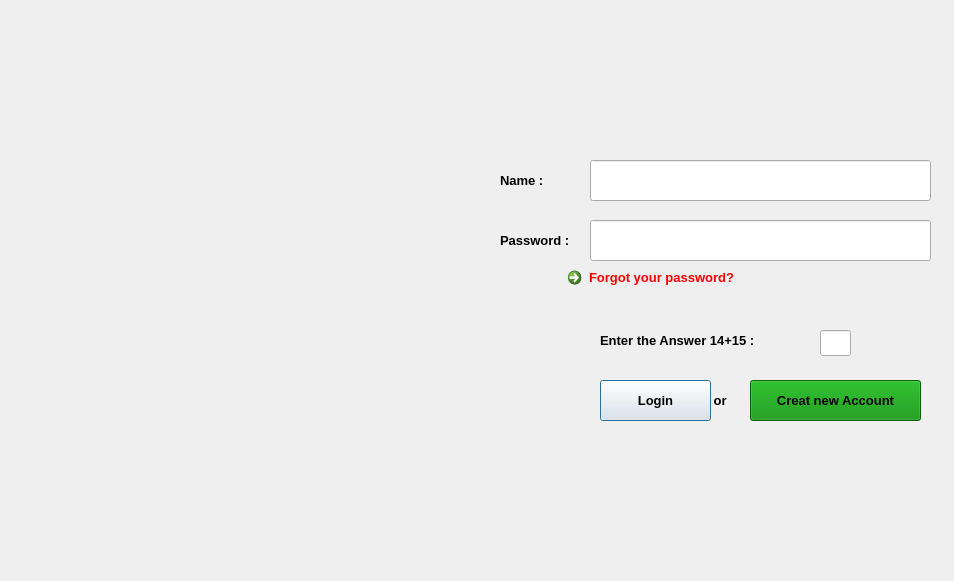
<?xml version="1.0" encoding="UTF-8"?>
<ui version="4.0">
 <class>login</class>
 <widget class="QDialog" name="login">
  <property name="geometry">
   <rect>
    <x>0</x>
    <y>0</y>
    <width>954</width>
    <height>581</height>
   </rect>
  </property>
  <property name="windowTitle">
   <string>Dialog</string>
  </property>
  <property name="styleSheet">
   <string notr="true">background-image: url(:/new/prefix1/login.png);</string>
  </property>
  <widget class="QLineEdit" name="lineEdit_name">
   <property name="geometry">
    <rect>
     <x>590</x>
     <y>160</y>
     <width>341</width>
     <height>41</height>
    </rect>
   </property>
   <property name="font">
    <font>
     <pointsize>10</pointsize>
    </font>
   </property>
   <property name="styleSheet">
    <string notr="true">background-image: url();</string>
   </property>
  </widget>
  <widget class="QLabel" name="label_4">
   <property name="geometry">
    <rect>
     <x>600</x>
     <y>320</y>
     <width>231</width>
     <height>41</height>
    </rect>
   </property>
   <property name="font">
    <font>
     <family>Segoe UI</family>
     <pointsize>10</pointsize>
     <weight>75</weight>
     <bold>true</bold>
    </font>
   </property>
   <property name="styleSheet">
    <string notr="true">background-image: url();
background-color: rgb();</string>
   </property>
   <property name="text">
    <string>Enter the Answer 14+15 : </string>
   </property>
  </widget>
  <widget class="QLabel" name="label_3">
   <property name="geometry">
    <rect>
     <x>500</x>
     <y>220</y>
     <width>101</width>
     <height>41</height>
    </rect>
   </property>
   <property name="font">
    <font>
     <family>Segoe UI</family>
     <pointsize>10</pointsize>
     <weight>75</weight>
     <bold>true</bold>
    </font>
   </property>
   <property name="styleSheet">
    <string notr="true">background-image: url();
background-color: rgb();</string>
   </property>
   <property name="text">
    <string>Password :</string>
   </property>
  </widget>
  <widget class="QLabel" name="label">
   <property name="geometry">
    <rect>
     <x>710</x>
     <y>380</y>
     <width>41</width>
     <height>41</height>
    </rect>
   </property>
   <property name="font">
    <font>
     <family>Segoe UI</family>
     <pointsize>10</pointsize>
     <weight>75</weight>
     <bold>true</bold>
    </font>
   </property>
   <property name="styleSheet">
    <string notr="true">background-image: url();
background-color: rgb();</string>
   </property>
   <property name="text">
    <string> or</string>
   </property>
  </widget>
  <widget class="QLabel" name="label_2">
   <property name="geometry">
    <rect>
     <x>500</x>
     <y>160</y>
     <width>61</width>
     <height>41</height>
    </rect>
   </property>
   <property name="font">
    <font>
     <family>Segoe UI</family>
     <pointsize>10</pointsize>
     <weight>75</weight>
     <bold>true</bold>
    </font>
   </property>
   <property name="styleSheet">
    <string notr="true">background-image: url();
background-color: rgb();</string>
   </property>
   <property name="text">
    <string>Name :</string>
   </property>
  </widget>
  <widget class="QLineEdit" name="lineEdit_2">
   <property name="geometry">
    <rect>
     <x>590</x>
     <y>220</y>
     <width>341</width>
     <height>41</height>
    </rect>
   </property>
   <property name="font">
    <font>
     <pointsize>10</pointsize>
    </font>
   </property>
   <property name="styleSheet">
    <string notr="true">background-image: url();
</string>
   </property>
  </widget>
  <widget class="QLineEdit" name="lineEdit_sum">
   <property name="geometry">
    <rect>
     <x>820</x>
     <y>330</y>
     <width>31</width>
     <height>26</height>
    </rect>
   </property>
   <property name="font">
    <font>
     <pointsize>10</pointsize>
    </font>
   </property>
   <property name="styleSheet">
    <string notr="true">background-image: url();</string>
   </property>
  </widget>
  <widget class="QPushButton" name="pushButton_Login">
   <property name="geometry">
    <rect>
     <x>600</x>
     <y>380</y>
     <width>111</width>
     <height>41</height>
    </rect>
   </property>
   <property name="font">
    <font>
     <pointsize>10</pointsize>
     <weight>75</weight>
     <bold>true</bold>
    </font>
   </property>
   <property name="styleSheet">
    <string notr="true">background-image: url();</string>
   </property>
   <property name="text">
    <string>Login</string>
   </property>
  </widget>
  <widget class="QPushButton" name="pushButton_Creat">
   <property name="geometry">
    <rect>
     <x>750</x>
     <y>380</y>
     <width>171</width>
     <height>41</height>
    </rect>
   </property>
   <property name="font">
    <font>
     <pointsize>10</pointsize>
     <weight>75</weight>
     <bold>true</bold>
    </font>
   </property>
   <property name="styleSheet">
    <string notr="true">background-image: url();
background-color: rgb(0, 139, 0);</string>
   </property>
   <property name="text">
    <string>Creat new Account</string>
   </property>
  </widget>
  <widget class="QCommandLinkButton" name="commandLinkButton">
   <property name="geometry">
    <rect>
     <x>560</x>
     <y>260</y>
     <width>221</width>
     <height>31</height>
    </rect>
   </property>
   <property name="font">
    <font>
     <family>Segoe UI</family>
     <pointsize>10</pointsize>
    </font>
   </property>
   <property name="styleSheet">
    <string notr="true">background-image: url();
color: rgb(255, 0, 0);
</string>
   </property>
   <property name="text">
    <string>Forgot your password?</string>
   </property>
  </widget>
 </widget>
 <resources/>
 <connections/>
</ui>
